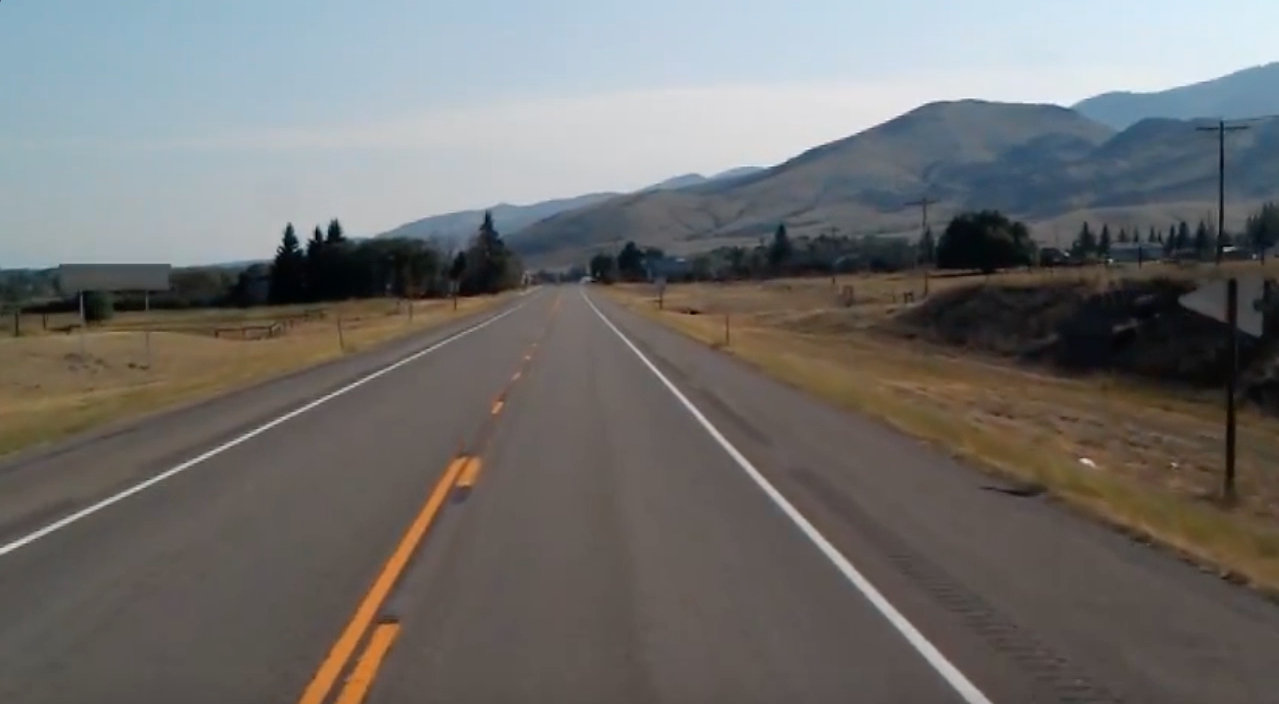
#> input picture hough transform/imgs/testHough.jpg, 1279 x 704 px, found by its file name
$ jupyter execute hough_transform.ipynb
#> lines starting #> are read from the running program, lines starting #| are printed output that depends on the picture; after the words box and inside, x2 and y2 are one past the last pixel; in counts of white or black regions, pixels touching at a corner belong together
[cell 1]
from google.colab import drive
drive.mount('/content/drive')

[cell 2]
import numpy as np
import matplotlib.pyplot as plt
import cv2 as cv
from math import cos, sin
from skimage.draw import polygon2mask
from google.colab.patches import cv2_imshow

[cell 3]
img = cv.imread('/content/drive/MyDrive/testHough.jpg')
#> img is the input picture: shape (704, 1279, 3); mean B, G, R 109.7, 111.3, 112.3

[cell 4]
h = img.shape[0]
#> h = 704
w = img.shape[1]
#> w = 1279
img.shape
#> Out = (704, 1279, 3)

[cell 5]
cv2_imshow(img)

[cell 6]
smoothing = cv.medianBlur(img, 11)

[cell 7]
cv2_imshow(smoothing)

[cell 8]
lower_th = 0
higher_th = 250
edge_det = cv.Canny(smoothing, lower_th, higher_th)
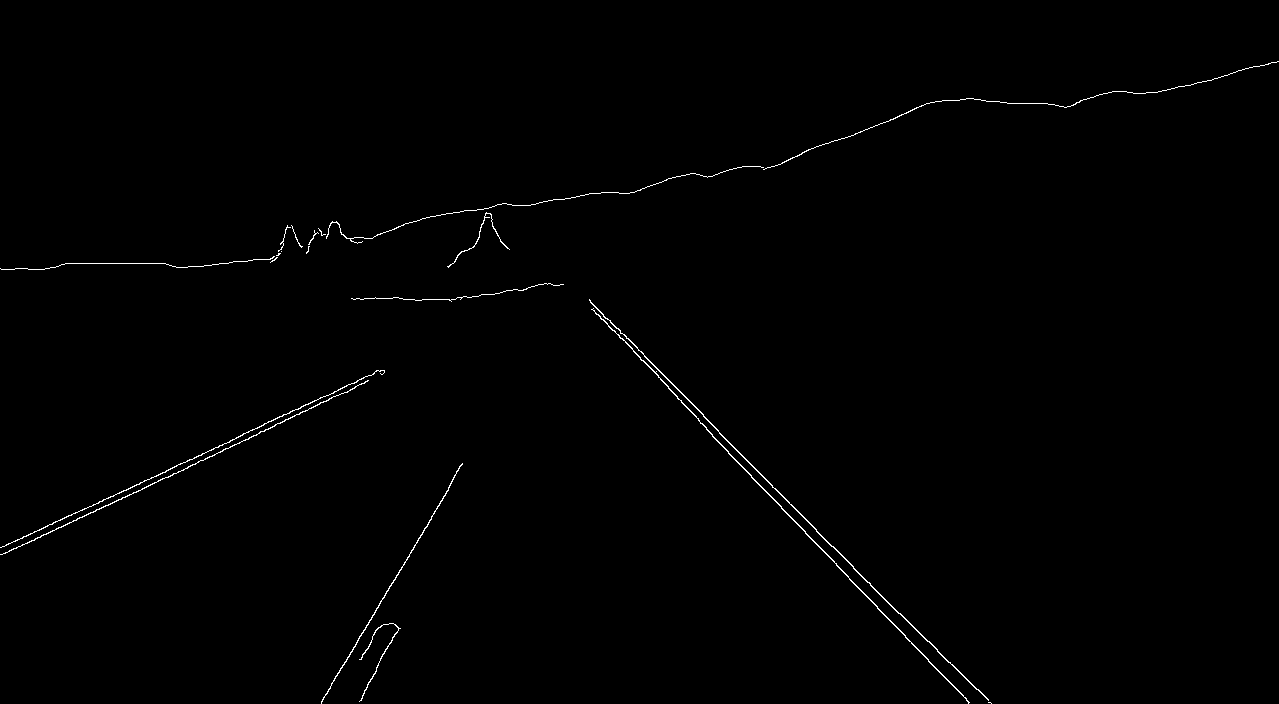
#> edge_det: shape (704, 1279); 0.55% white in thin lines or dots

[cell 9]
cv2_imshow(edge_det)

[cell 10]
image_shape = (h, w)
#> image_shape = (704, 1279)
polygon = np.array([[400, 0], [400, 1279], [704, 1279], [704, 0]])
mask = polygon2mask(image_shape, polygon)
mask.shape
#> Out = (704, 1279)

[cell 11]
plt.imshow(mask, cmap='gray')
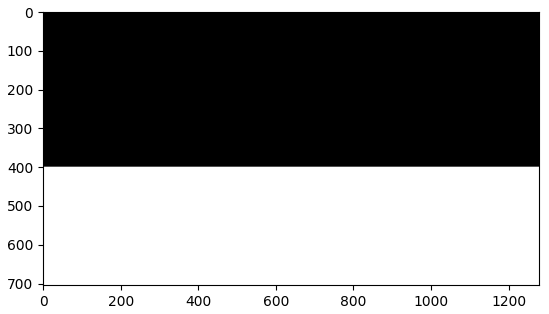
#> figure drawn by matplotlib, 1 panel

[cell 12]
roi = edge_det * mask
#> roi: shape (704, 1279); 0.29% white in thin lines or dots, all inside (x1, y1, x2, y2) = (0, 400, 992, 704)

[cell 13]
cv2_imshow(roi)

[cell 14]
thetas = np.deg2rad(np.arange(0, 181))

[cell 15]
max_dist = int(np.round(np.sqrt(w**2 + h ** 2)))
#> max_dist = 1460

[cell 16]
rs = np.linspace(-max_dist, max_dist, 2*max_dist)
#> rs = 2920 values from -1460 to 1460
acc = np.zeros((2 * max_dist, 181))

[cell 17]
c = 0
for x in range(w):
  for y in range(h):
    pixel = roi.item(y, x)
    if pixel > 0:
      for theta in range(181):
        rho = int(x * cos(theta) + y * sin(theta))
        acc[rho + max_dist,theta] += 1
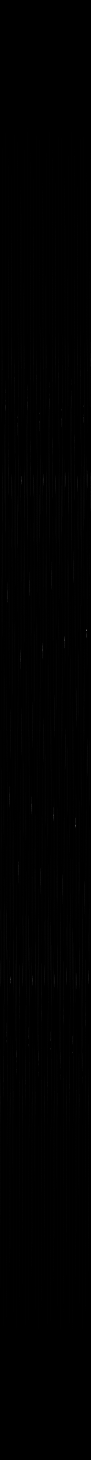
#> acc: shape (2920, 181) float64 (shown at 1/2 size); min 0, max 290, mean 0.9; drawn with min black and max white

[cell 18]
def get_max_para(li):
  idx = np.argmax(acc)
  rho = int(rs[int(idx / acc.shape[1])])
  theta = np.rad2deg(thetas[int(idx % acc.shape[1])])
  return rho, theta, idx

[cell 19]
lines = []
for i in range(70):
  l = get_max_para(acc)
  acc[int(l[-1] / acc.shape[1])][int(l[-1] % acc.shape[1])] = 0
  lines.append(l)
#> this loop made 70 passes
#> (idx in get_max_para, rho in get_max_para, theta in get_max_para, l) on passes 1 to 12: (228232, -199, 172, (-199, 172, 228232)), (298800, 190, 150, (190, 150, 298800)), (228051, -200, 172, (-200, 172, 228051)), (231808, -179, 128, (-179, 128, 231808)), (228413, -198, 172, (-198, 172, 228413)), (354418, 498, 20, (498, 20, 354418)), (299162, 192, 150, (192, 150, 299162)), (295136, 170, 106, (170, 106, 295136)), (298981, 191, 150, (191, 150, 298981)), (231627, -180, 128, (-180, 128, 231627)), (295317, 171, 106, (171, 106, 295317)), (354599, 499, 20, (499, 20, 354599))
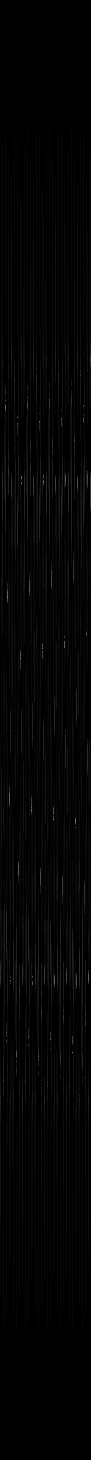
#> acc: shape (2920, 181) float64 (shown at 1/2 size); 0.01% of pixels changed, all inside (x1, y1, x2, y2) = (20, 819, 173, 2098); drawn with min black and max white
#> after the loop, lines = 70 items, first 6: (-199, 172, 228232), (190, 150, 298800), (-200, 172, 228051), (-179, 128, 231808), (-198, 172, 228413), (498, 20, 354418)

[cell 20]
imgc = np.ones((h, w), dtype='uint8')
for l in lines:
    r, theta = l[0], l[1]
    a = np.cos(theta)
    b = np.sin(theta)
    x0 = a*r
    y0 = b*r
    x1 = int(x0 + max_dist * (-b))
    y1 = int(y0 + max_dist * (a))
    x2 = int(x0 - max_dist * (-b))
    y2 = int(y0 - max_dist* (a))
    cv.line(imgc, (x1, y1), (x2, y2), (255, 255, 255), 2)
#> this loop made 70 passes
#> (l, r, theta, a, b, x0, y0, x1) on passes 1 to 10: ((-199, 172, 228232), -199, 172, -0.706, 0.709, 140.4, -141, -894), ((190, 150, 298800), 190, 150, 0.699, -0.715, 132.9, -135.8, 1176), ((-200, 172, 228051), -200, 172, -0.706, 0.709, 141.1, -141.7, -893), ((-179, 128, 231808), -179, 128, -0.693, 0.721, 124, -129.1, -928), ((-198, 172, 228413), -198, 172, -0.706, 0.709, 139.7, -140.3, -894), ((498, 20, 354418), 498, 20, 0.408, 0.913, 203.2, 454.6, -1129), ((192, 150, 299162), 192, 150, 0.699, -0.715, 134.3, -137.3, 1177), ((170, 106, 295136), 170, 106, 0.686, -0.727, 116.7, -123.6, 1178), ((191, 150, 298981), 191, 150, 0.699, -0.715, 133.6, -136.5, 1177), ((-180, 128, 231627), -180, 128, -0.693, 0.721, 124.7, -129.8, -927)
#> l on passes 47 to 52: (151, 62, 291653), (172, 106, 295498), (502, 64, 355186), (156, 62, 292558), (175, 106, 296041), (494, 20, 353694)
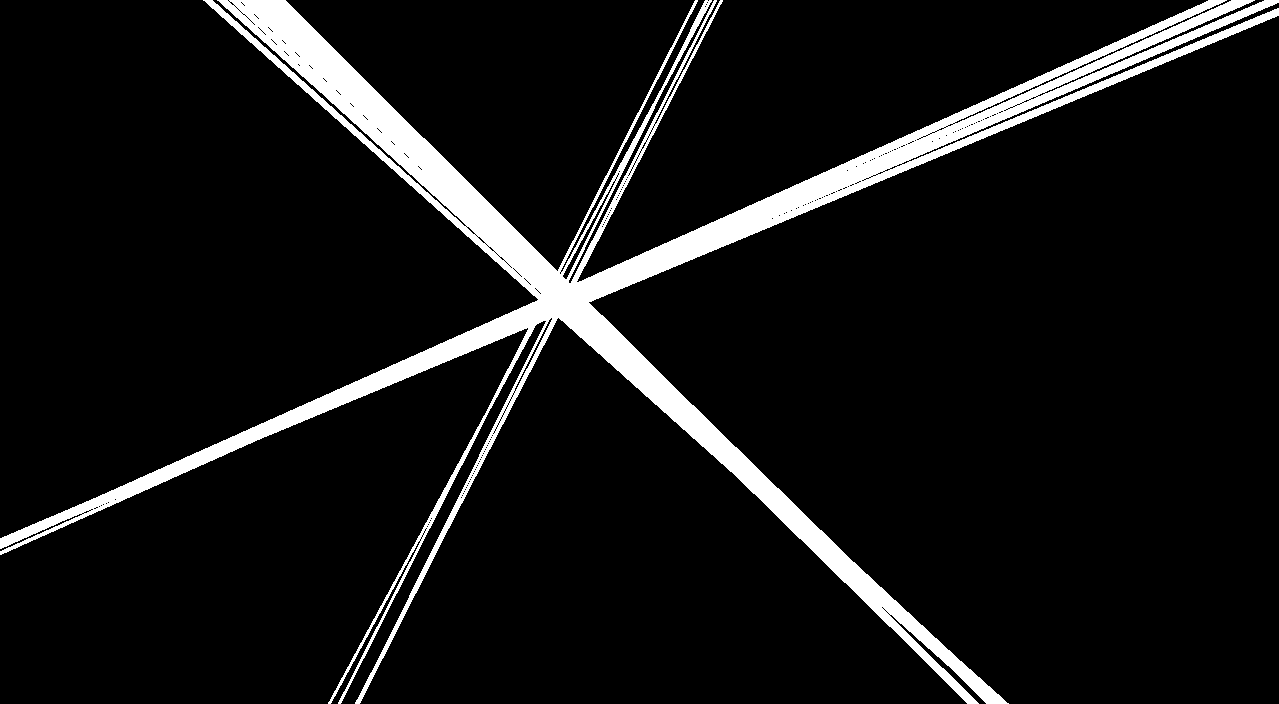
#> imgc: shape (704, 1279); values 1 (black) and 255 (white), 8.1% white; 1 white region, box (x1, y1, x2, y2) and area: (0, 0, 1279, 704) 72643

nmask = imgc * mask
mask_image = np.zeros((h, w, 3), np.uint8)
mask_image[:,:,0] = nmask
mask_image[:,:,1] = nmask
mask_image[:,:,2] = nmask
out = cv.addWeighted(img, 0.8, mask_image, 0.9,0)
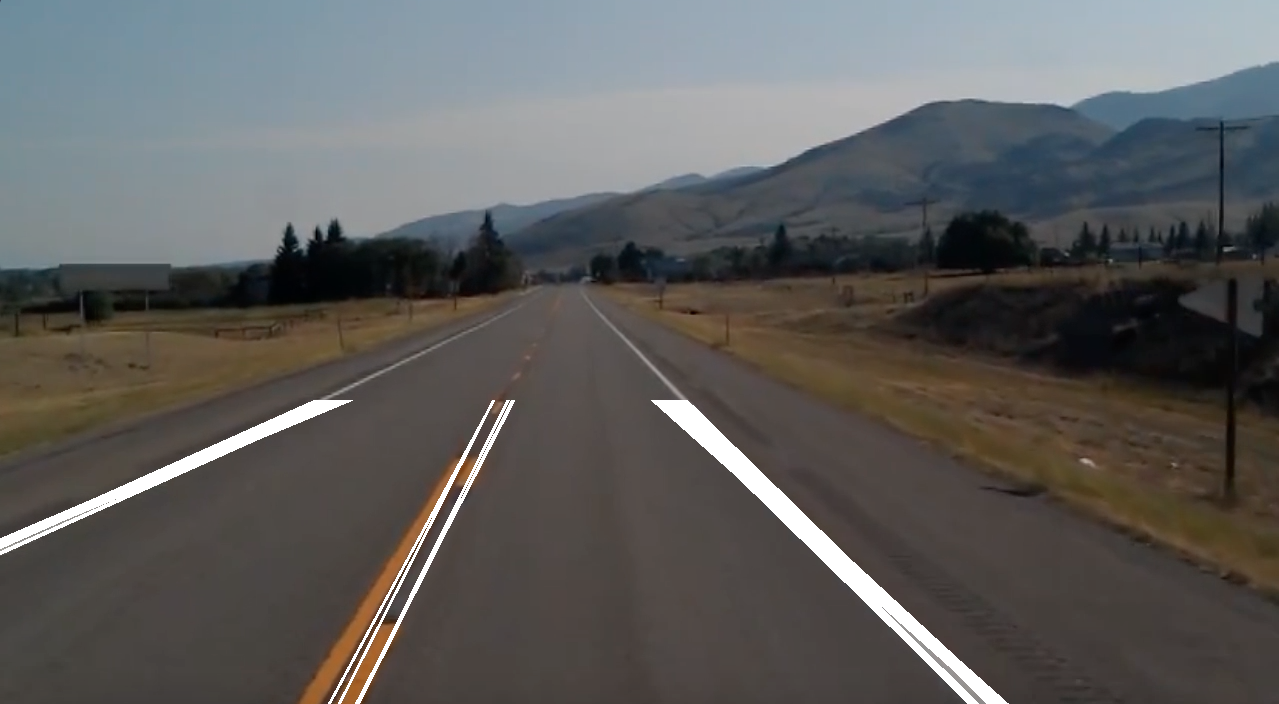
#> out: shape (704, 1279, 3); mean B, G, R 91.5, 92.7, 93.3

cv2_imshow(out)

[cell 21]
unique, counts = np.unique(roi, return_counts=True)
countl = counts[1]

[cell 22]
thetasl = 100
thetas = np.deg2rad(np.linspace(0, 10, thetasl))

[cell 23]
arr = [[0 for i in range(thetasl)] for j in range(countl)]

[cell 24]
c = 0
for x in range(w):
  for y in range(h):
    pixel = roi.item(y, x)
    if pixel > 0:
      for theta in range(thetasl):
        rho = int(x * cos(theta/10) + y * sin(theta/10))
        arr[c][theta] = rho
      c += 1

[cell 25]
import matplotlib.pyplot as plt
import numpy as np

plt.figure(figsize=(20, 20))
for i in range(countl):
  plt.plot(np.rad2deg(thetas), arr[i])

plt.show()
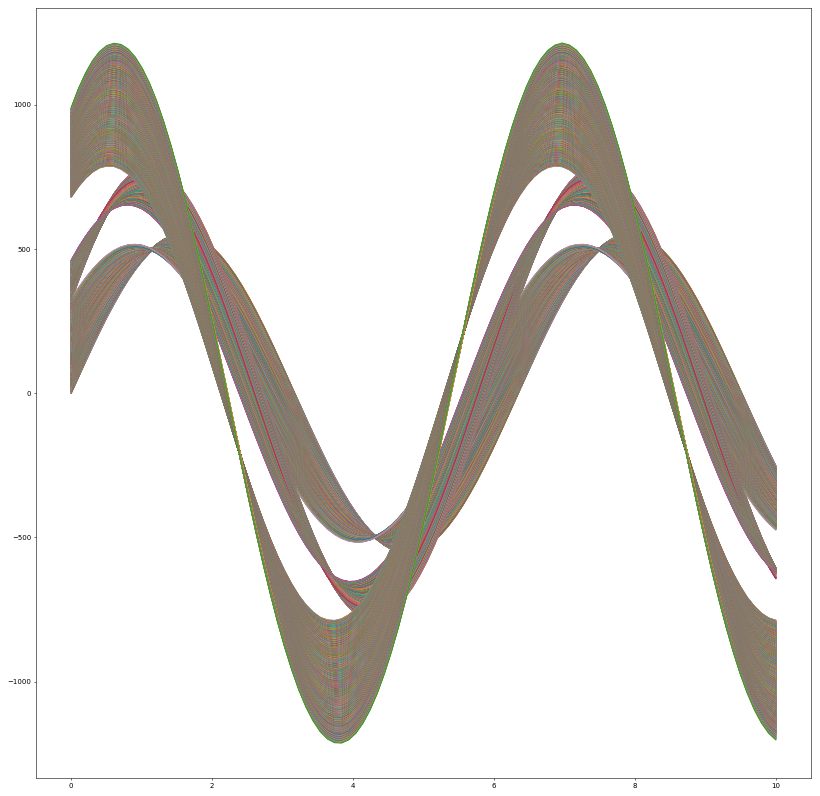
#> figure drawn by matplotlib, 1 panel; curve peaks at x = 1.62, y = 546; curve peaks at x = 1.62, y = 553; curve peaks at x = 1.62, y = 546

$ run again, with hough transform/imgs/m.jpeg copied over hough transform/imgs/testHough.jpg
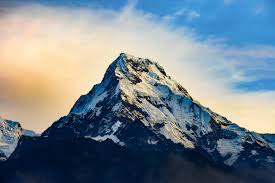
#> input picture hough transform/imgs/m.jpeg, 275 x 183 px, found by its file name
#> img is the input picture: shape (183, 275, 3); mean B, G, R 141.7, 132.3, 119
#> `edge_det = cv.Canny(smoothing, lower_th, higher_th)`:
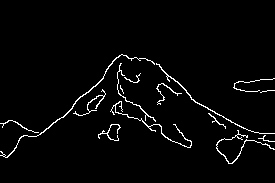
#> edge_det: shape (183, 275); 2.8% white in thin lines or dots, all inside (x1, y1, x2, y2) = (0, 54, 275, 164)
#> roi: shape (183, 275); every value is 0
#> after the loop `for i in range(70):`: lines = 70 items, first 6: (-330, 0, 0), (-330, 0, 0), (-330, 0, 0), (-330, 0, 0), (-330, 0, 0), (-330, 0, 0)
#> the loop `for l in lines:` made 70 passes
#> mask_image: shape (183, 275, 3); every value is 0
#> `out = cv.addWeighted(img, 0.8, mask_image, 0.9,0)`:
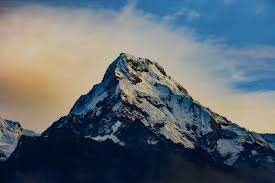
#> out: shape (183, 275, 3); mean B, G, R 113.3, 105.9, 95.2
